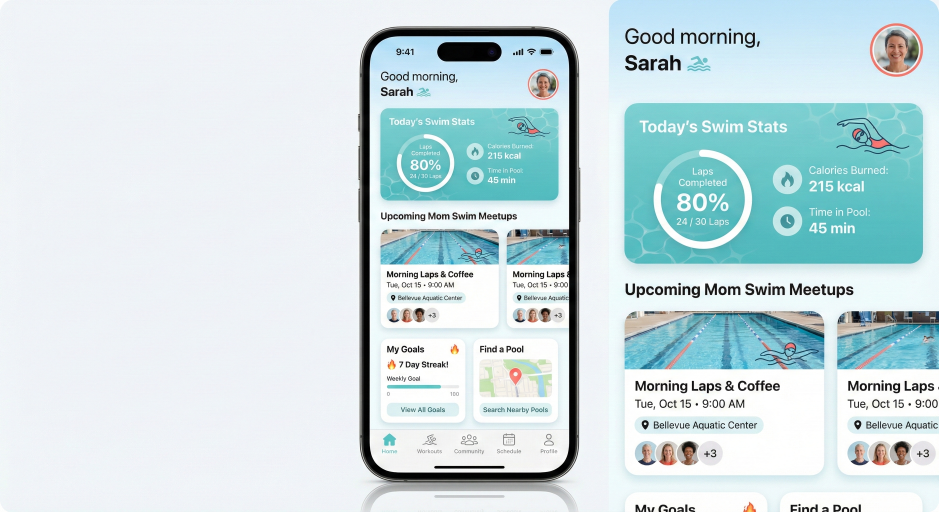
#> input picture skills/community/skills_sh/s/skills-sh_mvanhorn_last30days-skill_last30days/assets/swimmom-mockup.jpeg, 2816 x 1536 px, given in place of assets, which was not available (shown at 1/3 size)
$ python tile_images.py --out out.png ../../../../skills_sh/s/skills-sh_mvanhorn_last30days-skill_last30days/assets
#> lines starting #> are read from the running program, lines starting #| are printed output that depends on the picture; pictures that were not available may be replaced by others from this repository, and a replacement may not be noted
#!/usr/bin/env python3
"""Tile multiple PNG/JPG images into a single PNG (for model/plot comparisons).

Usage:
  python tile_images.py --out tiled.png img1.png img2.png ...

Notes:
- Uses OpenCV; keeps aspect ratio; pads with white.
"""

from __future__ import annotations

import argparse
from pathlib import Path
from typing import List, Tuple

import cv2
import numpy as np


def read_img(p: Path) -> np.ndarray:
    img = cv2.imread(str(p), cv2.IMREAD_UNCHANGED)
    if img is None:
        raise FileNotFoundError(f"Cannot read image: {p}")
    if img.ndim == 2:
        img = cv2.cvtColor(img, cv2.COLOR_GRAY2BGR)
    if img.shape[2] == 4:
        # alpha -> white background
        alpha = img[:, :, 3:4].astype(np.float32) / 255.0
        rgb = img[:, :, :3].astype(np.float32)
        white = np.full_like(rgb, 255.0)
        rgb = rgb * alpha + white * (1.0 - alpha)
        img = rgb.astype(np.uint8)
    return img


def fit_to(img: np.ndarray, target_wh: Tuple[int, int]) -> np.ndarray:
    tw, th = target_wh
    h, w = img.shape[:2]
    scale = min(tw / w, th / h)
    nw, nh = int(round(w * scale)), int(round(h * scale))
    resized = cv2.resize(img, (nw, nh), interpolation=cv2.INTER_AREA)
    canvas = np.full((th, tw, 3), 255, dtype=np.uint8)
    x0 = (tw - nw) // 2
    y0 = (th - nh) // 2
    canvas[y0 : y0 + nh, x0 : x0 + nw] = resized
    return canvas


def main():
    ap = argparse.ArgumentParser()
    ap.add_argument("--out", required=True)
    ap.add_argument("--cols", type=int, default=2)
    ap.add_argument("--cell", type=str, default="1200x800", help="WxH")
    ap.add_argument("images", nargs="+")
    args = ap.parse_args()

    cw, ch = (int(x) for x in args.cell.lower().split("x"))
    cols = max(1, args.cols)

    imgs = [read_img(Path(p)) for p in args.images]
#> in read_img, img is the input picture: shape (1536, 2816, 3); mean B, G, R 226.7, 222.9, 204.2
#> imgs = 1 item
    n = len(imgs)
#> n = 1
    rows = (n + cols - 1) // cols
#> rows = 1

    cells = [fit_to(im, (cw, ch)) for im in imgs]
#> in fit_to, `resized = cv2.resize(img, (nw, nh), interpolation=cv2.INTER_AREA)`:
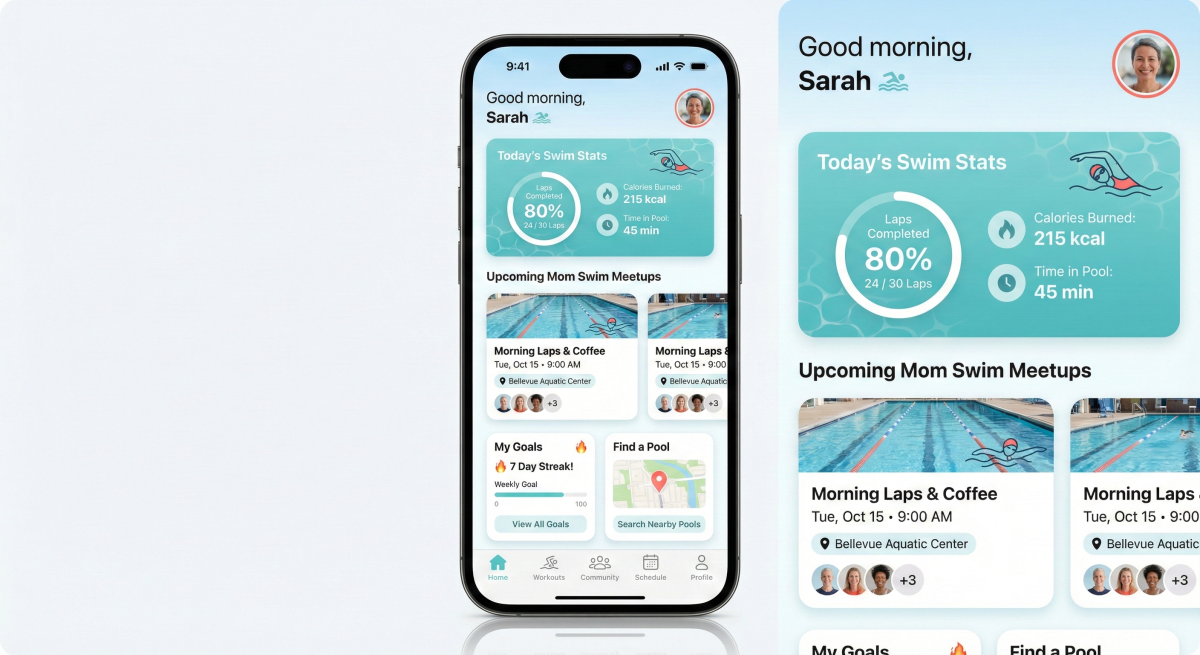
#> resized: shape (655, 1200, 3); mean B, G, R 226.7, 222.9, 204.2
#> in fit_to, `canvas[y0 : y0 + nh, x0 : x0 + nw] = resized`:
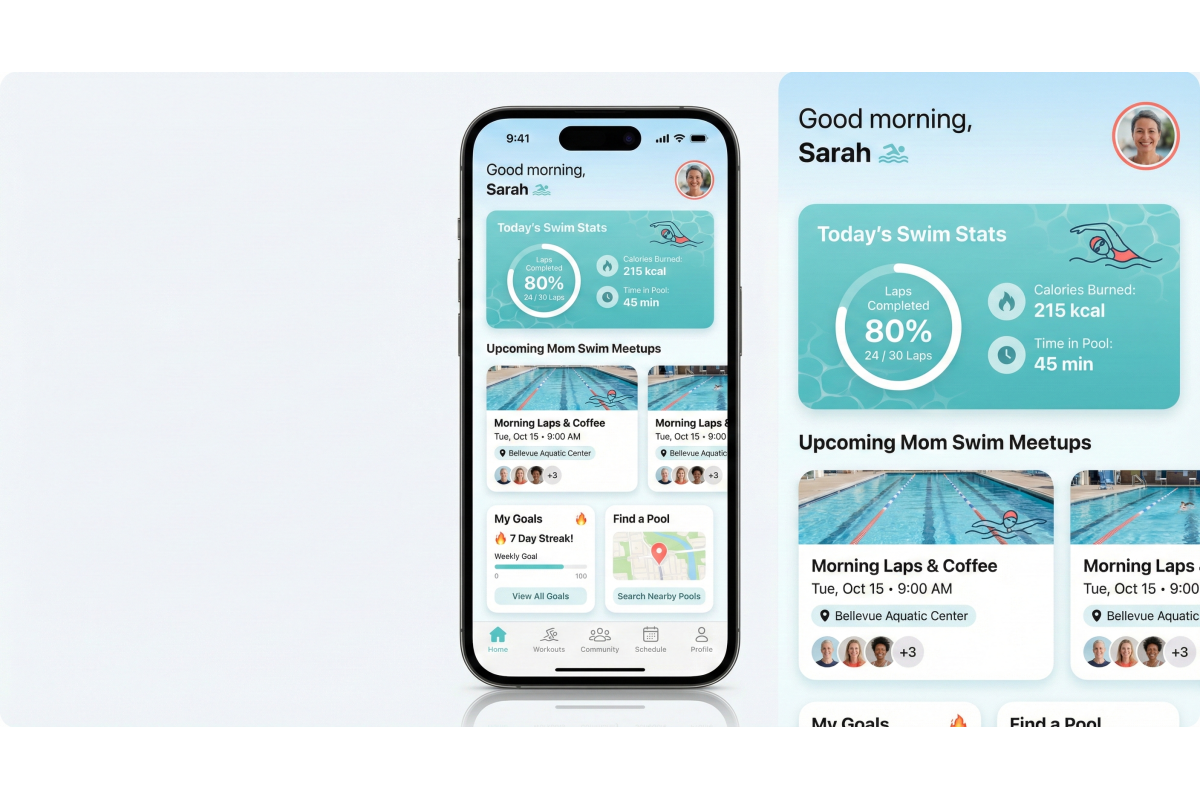
#> canvas: shape (800, 1200, 3); mean B, G, R 231.9, 228.7, 213.4
#> cells = 1 item

    # pad last row
    while len(cells) < rows * cols:
        cells.append(np.full((ch, cw, 3), 255, dtype=np.uint8))
#> this loop made 1 pass
#> after the loop, cells = 2 items

    grid_rows = []
    for r in range(rows):
        row = np.concatenate(cells[r * cols : (r + 1) * cols], axis=1)
        grid_rows.append(row)
#> this loop made 1 pass
#> pass 1, in main, `row = np.concatenate(cells[r * cols : (r + 1) * cols], axis=1)`:
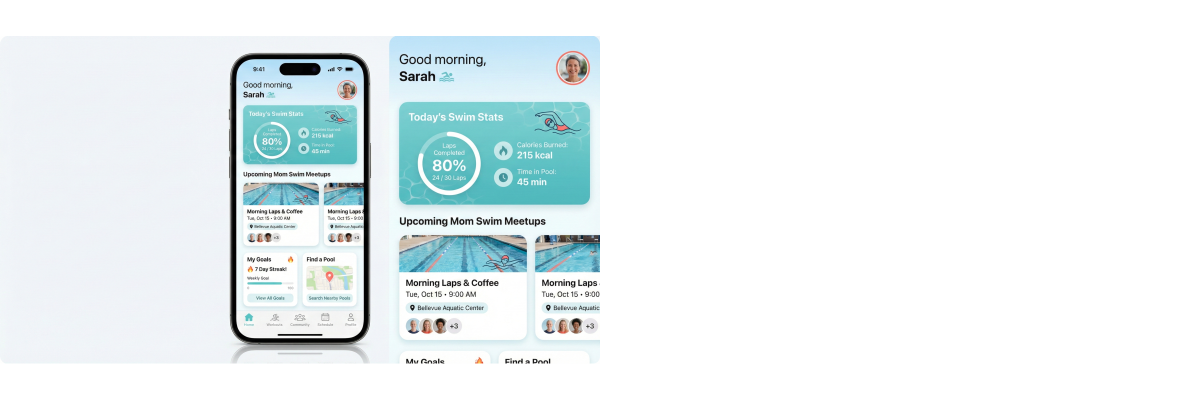
#> row: shape (800, 2400, 3) (shown at 1/2 size); mean of channels 0, 1, 2 243.4, 241.9, 234.2; drawn as B, G, R
#> after the loop, grid_rows = 1 item
    grid = np.concatenate(grid_rows, axis=0)

    out = Path(args.out)
    out.parent.mkdir(parents=True, exist_ok=True)
    cv2.imwrite(str(out), grid)


if __name__ == "__main__":
    main()
